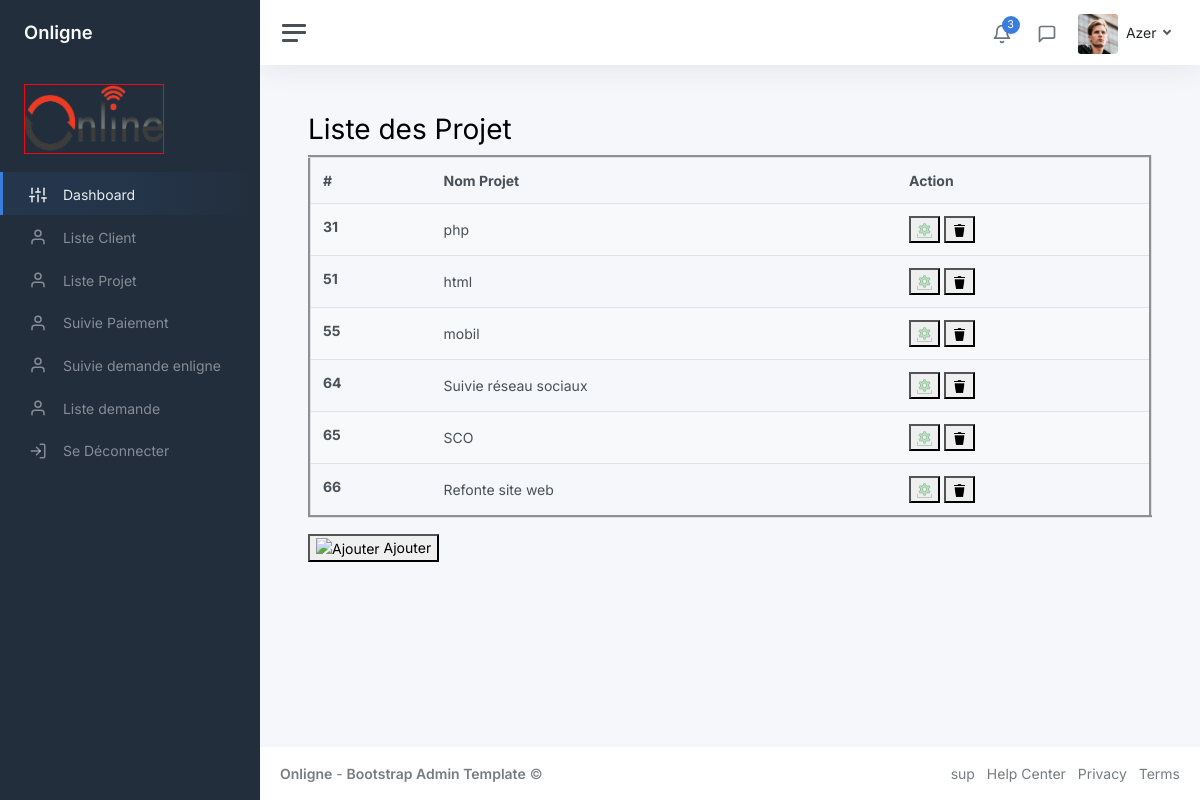
The page /admin/liste_projet.php on the database its author committed.
### tables this page shows
CREATE TABLE `projet` (
  `id_projet` int(11) NOT NULL,
  `libelle` varchar(40) NOT NULL
);

### admin/contenu_liste_projet.php (the view, shortened to what this page needs)
<?php
include "db_connexion.php";
$sql = "SELECT * FROM projet";
$result = $conn->query($sql);
$projets = [];
if ($result->num_rows > 0) {
    while ($row = $result->fetch_assoc()) {
        $projets[] = $row;
    }
}
?>
<main class="content">
<div class="pagetitle">
        <h1>Liste des Projet</h1>
    </div>
    <div class="container-fluid p-0">
        <table class="table table-striped" border="3">
            <thead>
                <tr>
                    <th scope="col">#</th>
                    <th scope="col">Nom Projet</th>
                    <th scope="col">Action</th>
                </tr>
            </thead>
            <tbody>
                <?php foreach ($projets as $projet) { ?>
                    <tr>
                        <th scope="row"><?php echo $projet['id_projet']; ?></th>
                        <td><?php echo $projet['libelle']; ?></td>
                        <td>
                            <button class="icon-button" onclick="afficherFormulaireModification(<?php echo isset($projet['id_projet']) ? $projet['id_projet'] : '0'; ?>)">
                                <img src="img/icons/modifier.png" alt="Modifier" width="15px" height="15px" />
                            </button>
                            <button class="icon-button" onclick="afficherConfirmationSuppression(<?php echo $projet['id_projet']; ?>)">
                                <img src="img/icons/supprimer.png" alt="Supprimer" width="15px" height="15px" />
                            </button>
                        </td>
                    </tr>
                <?php } ?>
            </tbody>
        </table>
    </div>
    <button class="icon-button" onclick="afficherFormulaire('formulaireAjout')">
        <img src="img/icons/aj.png" alt="Ajouter" /> Ajouter
    </button>
</main>

### rows shown on the page
projet: id_projet "31", libelle "php"
projet: id_projet "51", libelle "html"
projet: id_projet "55", libelle "mobil"
projet: id_projet "64", libelle "Suivie réseau sociaux"
projet: id_projet "65", libelle "SCO"
projet: id_projet "66", libelle "Refonte site web"

### other values the page prints
$row['count'] "3"
